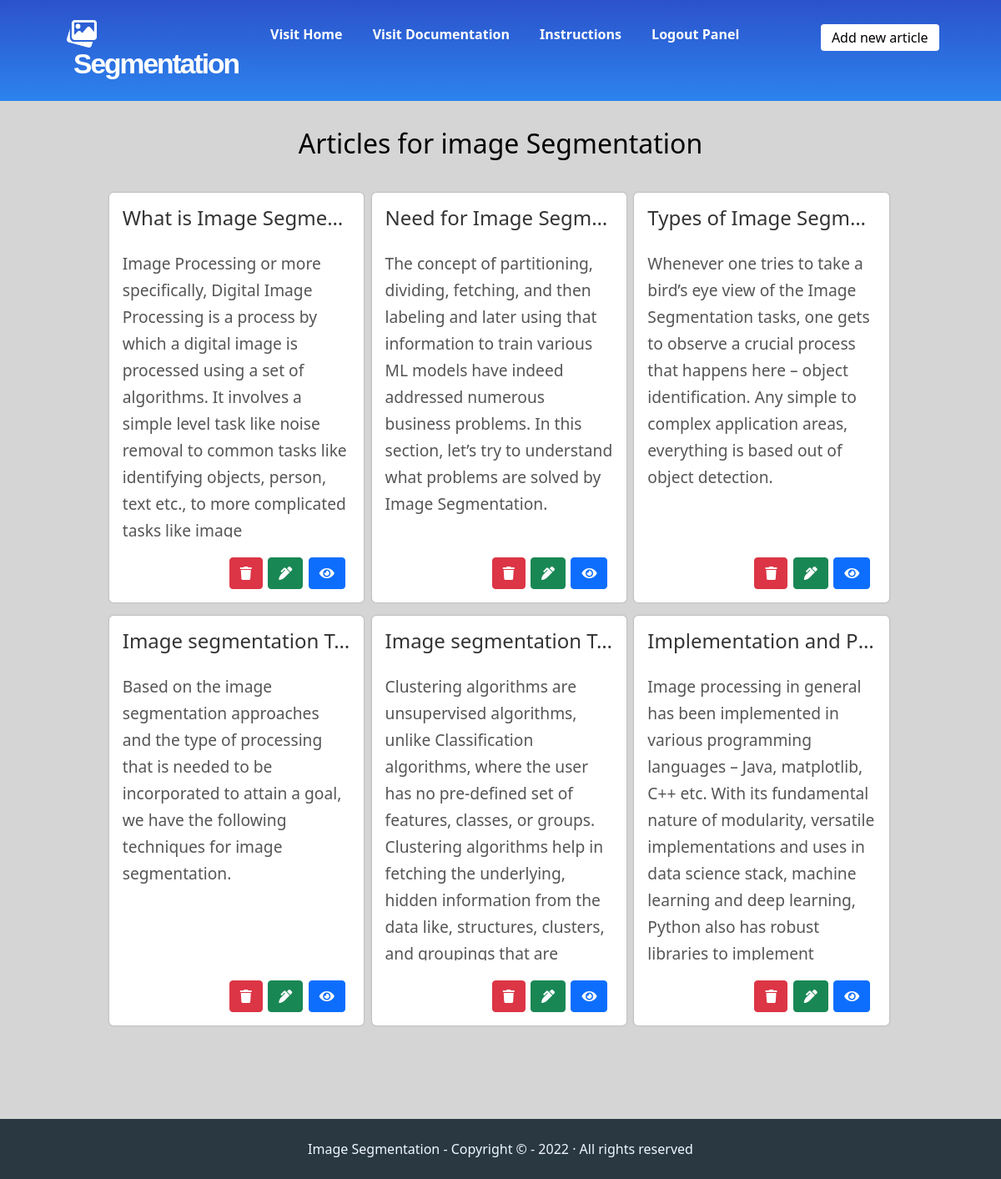
The app's page /Panel (signed in) with its own data.
### app/models.py (models this page shows)
class Article(models.Model):
    data_id = models.AutoField
    heading = models.CharField(max_length=200)
    source = models.CharField(max_length=50)
    content = models.TextField()
    date = models.CharField(max_length=50)
    article_id = models.CharField(max_length=100)

### app/panel.py (the view)
# urls.py: path('Panel',panel.panel,name='panel'),
def panel(request):
    if request.session.has_key('admin'):
        data = request.session['admin']
        getArticles = list(Article.objects.values())
        dictionary = {}
        mylist = []
        for item in getArticles:
            dictionary["heading"] = item["heading"]
            dictionary["article_id"] = item["article_id"]
            dictionary["para"] = getPanelPara(item["content"])
            mylist.append(dictionary.copy())
        return render(request,"PanelHome.html",{"data":mylist,"user":data})
    return render(request,"Login.html")

### app/complex.py (called while the page is built)
def getPanelPara(content):
    r1 = content.find("<p>")
    r2 = content.find("</p>")
    mypara = content[r1:r2+4]
    mypara = mypara.replace("<p>","""<p class="article-short-body">""")
    mypara = Markup(mypara)
    return mypara

### Templates/PanelHome.html (shortened to what this page needs)
{% load static %}
<!DOCTYPE html>
<html lang="en">
<head>
    <link rel="stylesheet" href="https://cdnjs.cloudflare.com/ajax/libs/font-awesome/5.15.4/css/all.min.css" />
    <link href="https://cdn.jsdelivr.net/npm/bootstrap@5.1.3/dist/css/bootstrap.min.css" rel="stylesheet">
    <link rel="stylesheet" type="text/css" href="{% static 'index.css' %}" media="screen" />
    <link rel="stylesheet" type="text/css" href="{% static 'docs.css' %}" media="screen" />
    <link rel="stylesheet" type="text/css" href="{% static 'panelhome.css' %}" media="screen" />
</head>
<body>
    <div class="top-div">
        <header class="header-main">
            <div class="left-for-logo">
                <img src="{% static 'image-gallery.png' %}" alt="image-segmentation" class="logo" />
                <h2 class="brand-name">Segmentation</h2>
            </div>
            <div class="right-for-btns">
                <div class="left-inner-btns">
                    <a href="Home" class="header-links">Visit Home</a>
                    <a href="/Documentation" class="header-links">Visit Documentation</a>
                    <a class="header-links">Instructions</a>
                    <a  class="header-links">Logout Panel</a>
                </div>
                <div class="right-inner-btns">
                    <a href="/Panel/Add" class="btn header-links-type2">Add new article</a>
                </div>
            </div>
        </header>
    </div>
    <h2 class="total-article-heading">
        Articles for image Segmentation
    </h2>
    <div class="main-cover">
        {% for info in data %}
        <div class="left-article">
            <h3 class="article-heading text-truncate">
                {{info.heading}}
            </h3>
            <div class="div-for-para">
                    {{info.para}}
            </div>
            <div class="article-btns">
                <a href="/Documentation?a={{info.article_id}}">
                    <button class="btn btn-primary btn-articles"><i class="fas fa-eye"></i></button>
                </a>
                <a href="/Panel/Edit?a={{info.article_id}}">
                    <button class="btn btn-success btn-articles"><i class="fas fa-pen-alt"></i></button>
                </a>
                <button class="btn btn-danger btn-articles" onclick="delete_article('{{info.article_id}}','{{info.heading}}');"><i class="fas fa-trash"></i></button>
            </div>
        </div>
        {% endfor %}
    </div>
    <footer class="footer-2">
        Image Segmentation - Copyright &#169; - 2022 &#183; All rights reserved
     </footer>
</body>
</html>

### Templates/css/index.css (style rules this page uses)
.top-div { height: auto; background: linear-gradient(#2c52cb,#2c83ee); padding-bottom: 3.5rem; }
.header-main { padding: 1rem; padding-top: 0.6rem; }
.left-for-logo { float: left; height: auto; width: 25%; padding-left: 4rem; }
.right-for-btns { float: left; height: auto; width: 70%; padding-top: 0.5rem; }
.logo { width: 2.25rem; height:2.25rem; display: block; float: left; }
.brand-name { font-size: 2.1rem; color: #fff; display: block; float: left; font-weight: 600; padding-left: 0.5rem; letter-spacing: -2px; font-family:Arial, Helvetica, sans-serif; }
a { text-decoration: none; }
.header-links { color:#fff; font-weight: 600; transition: 0.25s ease-in-out; cursor: pointer; margin-right: 1rem; margin-left: 1rem; }
.left-inner-btns { float: left; }
.right-inner-btns { float: right; }
.header-links-type2 { background-color: #fff; color: #000; padding-top: 3px; font-weight: 500; padding-bottom: 3px; transition: 0.4s ease-in-out; }
.footer-2 { background-color: #2a3842; height: auto; padding-top: 1.5rem; padding-bottom: 1.5rem; text-align: center; color: aliceblue; }

### Templates/css/docs.css (style rules this page uses)
body { margin: 0; background-color: #f1f3f6; }
.top-div { padding-bottom: 0; padding-top: 0.7rem; position: fixed; width: 100%; top: 0; left: 0; z-index: 18; }
.header-main { height: auto; }

### Templates/css/panelhome.css (style rules this page uses)
body { background-color: rgb(213, 213, 213); }
.top-div { position: static; }
.total-article-heading { font-size: 2rem; color: rgb(0, 0, 0); padding-top: 2rem; padding-bottom: 2rem; text-align: center; }
.main-cover { width: 80%; min-height: auto; margin: 0 auto; padding-left: 0.5%; margin-bottom: 6rem; }
.left-article { width: 32%; margin-left: 0.5%; margin-right: 0.5%; float: left; border-radius: 5px; height: auto; box-shadow: 0px 0px 2px rgb(142, 142, 142); background-color: rgb(255, 255, 255); margin-bottom: 1rem; }
.article-heading { font-size: 1.5rem; color: #333; padding: 1rem; }
.article-short-body { padding-left: 1rem; padding-right: 1rem; font-size: 1.2rem; line-height: 2rem; color: #555; }
.div-for-para { height: 21.5rem; overflow-y: hidden; }
.article-btns { width: 100%; padding: 1rem; padding-top: 1.5rem; padding-bottom: 1rem; }
.btn-articles { float: right; margin-right: 0.4rem; }

### records on screen
Article: heading "What is Image Segme…"
Article: heading "Need for Image Segm…"
Article: heading "Types of Image Segm…"
Article: heading "Image segmentation T…"
Article: heading "Image segmentation T…"
Article: heading "Implementation and P…"

### other values on screen
{{ info.para }} "Based on the image segmentation approaches and the type of processing that is needed to be incorporated to attain a goal, we have the following techniques for image segmentation."
